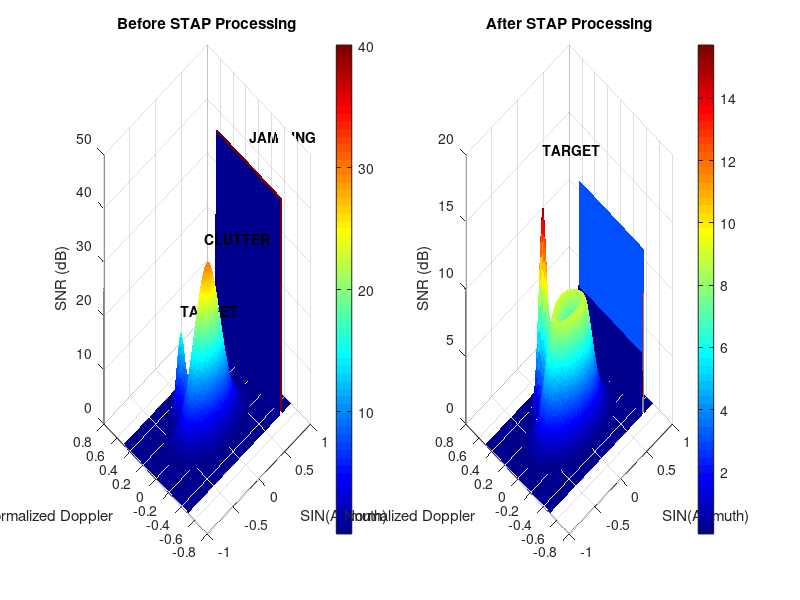

This figure's MATLAB source:
%% STAP Angle-Doppler Visualization: Before & After Processing
clear; clc; close all;

% --- Grid parameters ---
az = linspace(-1,1,200);           % sin(azimuth)
doppler = linspace(-0.5,0.5,200);  % normalized Doppler
[AZ, DOP] = meshgrid(az, doppler);

%% --- Generate interference environment ---
% Clutter ridge (centered at Doppler=0)
clutter = 30 * exp(-((AZ-0).^2 / 0.1) - ((DOP).^2 / 0.02));

% Jammer (wall in azimuth)
jammer = zeros(size(AZ));
jammer(abs(AZ - 0.8) < 0.02) = 40;  % strong, wide in Doppler

% Target (small peak away from clutter/jammer)
target = 15 * exp(-((AZ - (-0.2)).^2 / 0.005) - ((DOP - 0.25).^2 / 0.005));

% Combined SNR surface (Before STAP)
SNR_before = clutter + jammer + target;

%% --- Simulated STAP filtering ---
% Create suppression masks (notch filter in clutter & jammer zones)
clutter_mask = 1 - exp(-((AZ-0).^2 / 0.08) - ((DOP).^2 / 0.015));   % notch near clutter ridge
jammer_mask  = 1 - exp(-((AZ-0.8).^2 / 0.001));                     % notch at jammer azimuth

% Total STAP suppression filter
stap_filter = clutter_mask .* jammer_mask;

% Apply filter to suppress clutter & jammer
SNR_after = SNR_before .* stap_filter;

%% --- Plot BEFORE STAP ---
figure
subplot(1,2,1)
surf(AZ, DOP, SNR_before, 'EdgeColor','none');
xlabel('SIN(Azimuth)');
ylabel('Normalized Doppler');
zlabel('SNR (dB)');
title('Before STAP Processing');
colormap jet
colorbar
view([-45 30])
grid on
hold on
text(-0.05, 0, max(clutter(:))+5, 'CLUTTER', 'FontWeight','bold', 'Color','k');
text(0.82, 0, max(jammer(:))+5, 'JAMMING', 'FontWeight','bold', 'Color','k');
text(-0.2, 0.25, max(target(:))+5, 'TARGET', 'FontWeight','bold', 'Color','k');

%% --- Plot AFTER STAP ---
subplot(1,2,2)
surf(AZ, DOP, SNR_after, 'EdgeColor','none');
xlabel('SIN(Azimuth)');
ylabel('Normalized Doppler');
zlabel('SNR (dB)');
title('After STAP Processing');
colormap jet
colorbar
view([-45 30])
grid on
hold on
text(-0.2, 0.25, max(target(:))+5, 'TARGET', 'FontWeight','bold', 'Color','k');
